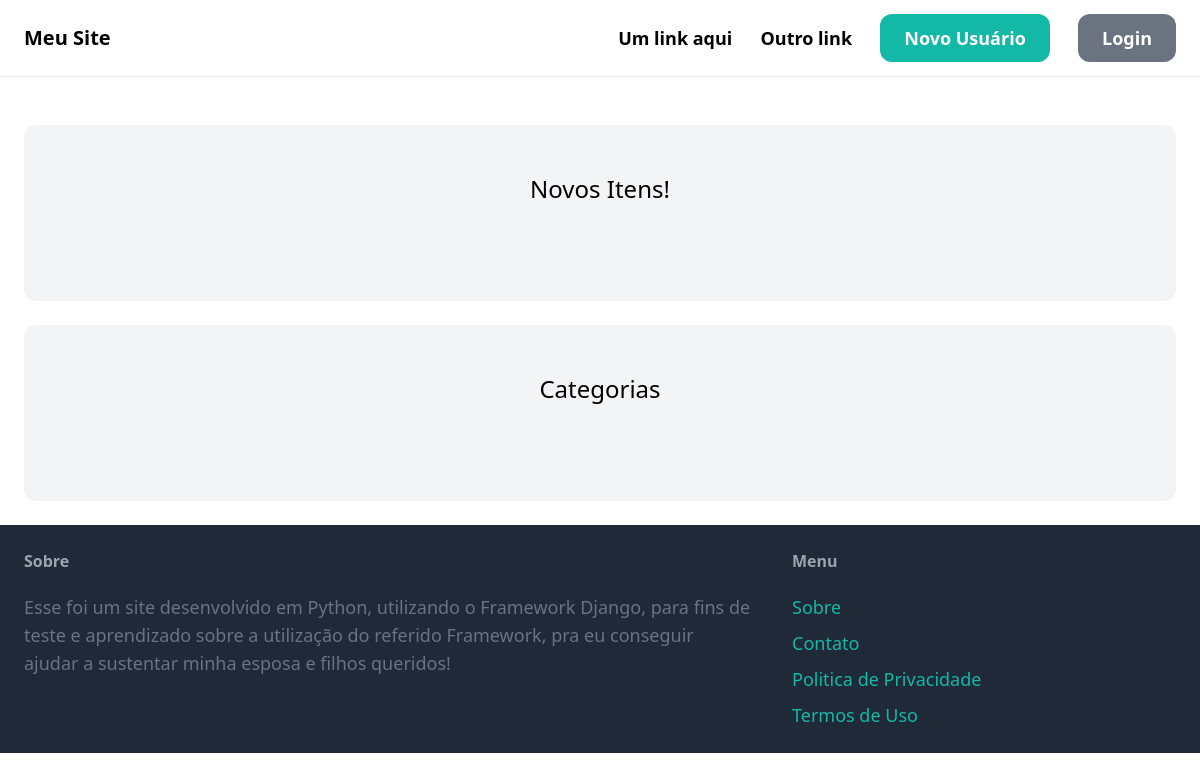
The app's page /, older data.
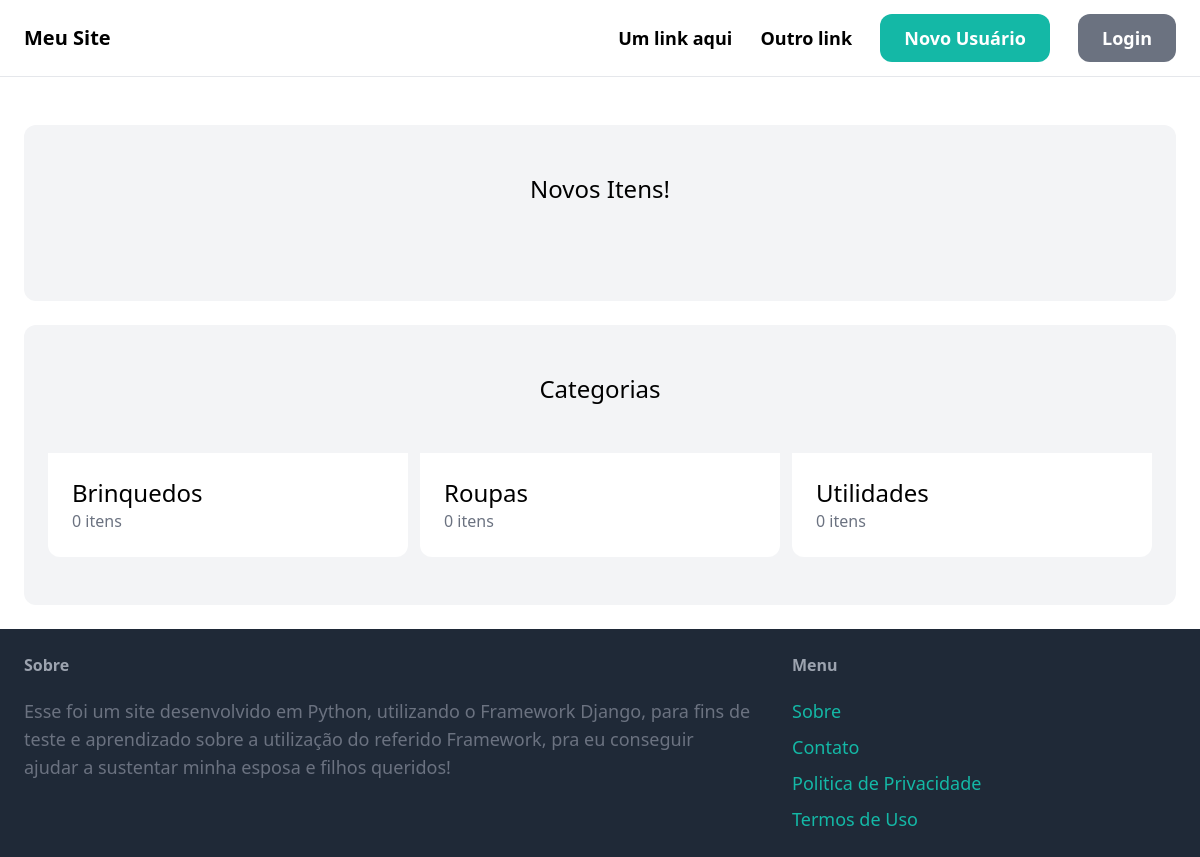
The same page, newer data.
### item/models.py (models this page shows, shortened)
class Categoria(models.Model):
    nome = models.CharField(max_length=255)
    class Meta:
        ordering = ('nome',) #Aqui ordenamos as categorias em ordem alfabética.
        verbose_name_plural = 'Categorias' #Aqui eu altero a forma como o Django vai transformar em plural as palavras que eu escrever.

### core/views.py (the view)
# urls.py: path('', views.index, name='index'),
def index(request):
    itens = Item.objects.filter(vendido=False)[0:6]
    categorias = Categoria.objects.all()
    return render(request, 'core/index.html', {
        'categorias': categorias,
        'itens': itens,
    })

### core/templates/core/index.html (shortened to what this page needs)
{% extends 'core/base.html'%}
{% block content %}
    <div class="mt-6 px-6 py-12 bg-gray-100 rounded-xl">
        <h2 class="mb-12 text-2xl text-center">Novos Itens!</h2>
    </div>
    <div class="mt-6 px-6 py-12 bg-gray-100 rounded-xl">
        <h2 class="mb-12 text-2xl text-center">Categorias</h2>
        <div class="grid grid-cols-3 gap-3">
            {% for categoria in categorias %}
                <div>
                    <a href="#">
                        <div class="p-6 bg-white rounded-b-xl">
                            <h2 class="text-2xl">{{ categoria.nome }}</h2>
                            <p class="text-gray-500">{{ categoria.items.count }} itens</p>
                        </div>
                    </a>
                </div>
            {% endfor %}
        </div>
    </div>
{% endblock %}

Row changes from the older to the newer data that the page shows:
added Categoria: nome "Brinquedos", items.count "0"
added Categoria: nome "Roupas", items.count "0"
added Categoria: nome "Utilidades", items.count "0"
